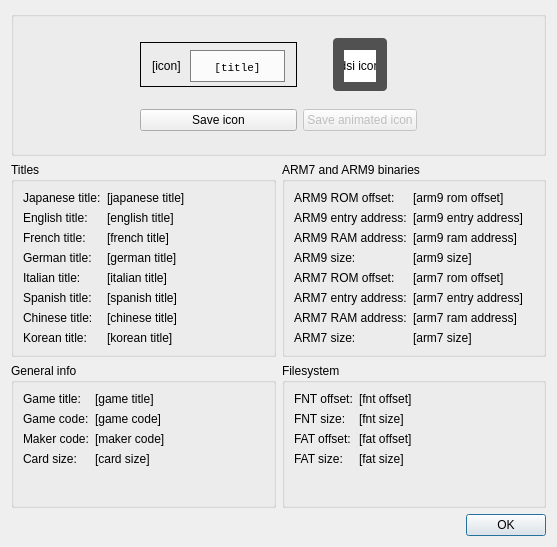
<?xml version="1.0" encoding="UTF-8"?>
<ui version="4.0">
 <class>ROMInfoDialog</class>
 <widget class="QDialog" name="ROMInfoDialog">
  <property name="geometry">
   <rect>
    <x>0</x>
    <y>0</y>
    <width>557</width>
    <height>547</height>
   </rect>
  </property>
  <property name="sizePolicy">
   <sizepolicy hsizetype="Fixed" vsizetype="Fixed">
    <horstretch>0</horstretch>
    <verstretch>0</verstretch>
   </sizepolicy>
  </property>
  <property name="windowTitle">
   <string>ROM info - melonDS</string>
  </property>
  <layout class="QGridLayout" name="gridLayout">
   <item row="2" column="0">
    <widget class="QGroupBox" name="titles">
     <property name="title">
      <string>Titles</string>
     </property>
     <layout class="QFormLayout" name="formLayout">
      <item row="0" column="0">
       <widget class="QLabel" name="label_2">
        <property name="font">
         <font>
          <underline>false</underline>
         </font>
        </property>
        <property name="text">
         <string>Japanese title:</string>
        </property>
       </widget>
      </item>
      <item row="0" column="1">
       <widget class="QLabel" name="japaneseTitle">
        <property name="text">
         <string>[japanese title]</string>
        </property>
       </widget>
      </item>
      <item row="1" column="0">
       <widget class="QLabel" name="label_3">
        <property name="font">
         <font>
          <underline>false</underline>
         </font>
        </property>
        <property name="text">
         <string>English title:</string>
        </property>
       </widget>
      </item>
      <item row="1" column="1">
       <widget class="QLabel" name="englishTitle">
        <property name="text">
         <string>[english title]</string>
        </property>
       </widget>
      </item>
      <item row="2" column="0">
       <widget class="QLabel" name="label_4">
        <property name="font">
         <font>
          <underline>false</underline>
         </font>
        </property>
        <property name="text">
         <string>French title:</string>
        </property>
       </widget>
      </item>
      <item row="2" column="1">
       <widget class="QLabel" name="frenchTitle">
        <property name="text">
         <string>[french title]</string>
        </property>
       </widget>
      </item>
      <item row="3" column="0">
       <widget class="QLabel" name="label_5">
        <property name="font">
         <font>
          <underline>false</underline>
         </font>
        </property>
        <property name="text">
         <string>German title:</string>
        </property>
       </widget>
      </item>
      <item row="3" column="1">
       <widget class="QLabel" name="germanTitle">
        <property name="text">
         <string>[german title]</string>
        </property>
       </widget>
      </item>
      <item row="4" column="0">
       <widget class="QLabel" name="label_6">
        <property name="font">
         <font>
          <underline>false</underline>
         </font>
        </property>
        <property name="text">
         <string>Italian title:</string>
        </property>
       </widget>
      </item>
      <item row="4" column="1">
       <widget class="QLabel" name="italianTitle">
        <property name="text">
         <string>[italian title]</string>
        </property>
       </widget>
      </item>
      <item row="5" column="0">
       <widget class="QLabel" name="label_7">
        <property name="font">
         <font>
          <underline>false</underline>
         </font>
        </property>
        <property name="text">
         <string>Spanish title:</string>
        </property>
       </widget>
      </item>
      <item row="5" column="1">
       <widget class="QLabel" name="spanishTitle">
        <property name="text">
         <string>[spanish title]</string>
        </property>
       </widget>
      </item>
      <item row="6" column="0">
       <widget class="QLabel" name="label_25">
        <property name="font">
         <font>
          <underline>false</underline>
         </font>
        </property>
        <property name="text">
         <string>Chinese title:</string>
        </property>
       </widget>
      </item>
      <item row="6" column="1">
       <widget class="QLabel" name="chineseTitle">
        <property name="text">
         <string>[chinese title]</string>
        </property>
       </widget>
      </item>
      <item row="7" column="0">
       <widget class="QLabel" name="label_23">
        <property name="font">
         <font>
          <underline>false</underline>
         </font>
        </property>
        <property name="text">
         <string>Korean title:</string>
        </property>
       </widget>
      </item>
      <item row="7" column="1">
       <widget class="QLabel" name="koreanTitle">
        <property name="text">
         <string>[korean title]</string>
        </property>
       </widget>
      </item>
     </layout>
    </widget>
   </item>
   <item row="2" column="1">
    <widget class="QGroupBox" name="arm9AndArm7Binaries">
     <property name="title">
      <string>ARM7 and ARM9 binaries</string>
     </property>
     <layout class="QFormLayout" name="formLayout_2">
      <item row="0" column="0">
       <widget class="QLabel" name="label_11">
        <property name="font">
         <font>
          <underline>false</underline>
         </font>
        </property>
        <property name="text">
         <string>ARM9 ROM offset: </string>
        </property>
       </widget>
      </item>
      <item row="0" column="1">
       <widget class="QLabel" name="arm9RomOffset">
        <property name="text">
         <string>[arm9 rom offset]</string>
        </property>
       </widget>
      </item>
      <item row="1" column="0">
       <widget class="QLabel" name="label_12">
        <property name="font">
         <font>
          <underline>false</underline>
         </font>
        </property>
        <property name="text">
         <string>ARM9 entry address:</string>
        </property>
       </widget>
      </item>
      <item row="1" column="1">
       <widget class="QLabel" name="arm9EntryAddress">
        <property name="text">
         <string>[arm9 entry address]</string>
        </property>
       </widget>
      </item>
      <item row="2" column="0">
       <widget class="QLabel" name="label_14">
        <property name="font">
         <font>
          <underline>false</underline>
         </font>
        </property>
        <property name="text">
         <string>ARM9 RAM address:</string>
        </property>
       </widget>
      </item>
      <item row="2" column="1">
       <widget class="QLabel" name="arm9RamAddress">
        <property name="text">
         <string>[arm9 ram address]</string>
        </property>
       </widget>
      </item>
      <item row="3" column="0">
       <widget class="QLabel" name="label_16">
        <property name="font">
         <font>
          <underline>false</underline>
         </font>
        </property>
        <property name="text">
         <string>ARM9 size:</string>
        </property>
       </widget>
      </item>
      <item row="3" column="1">
       <widget class="QLabel" name="arm9Size">
        <property name="text">
         <string>[arm9 size]</string>
        </property>
       </widget>
      </item>
      <item row="4" column="0">
       <widget class="QLabel" name="label_15">
        <property name="font">
         <font>
          <underline>false</underline>
         </font>
        </property>
        <property name="text">
         <string>ARM7 ROM offset: </string>
        </property>
       </widget>
      </item>
      <item row="4" column="1">
       <widget class="QLabel" name="arm7RomOffset">
        <property name="text">
         <string>[arm7 rom offset]</string>
        </property>
       </widget>
      </item>
      <item row="5" column="0">
       <widget class="QLabel" name="label_13">
        <property name="font">
         <font>
          <underline>false</underline>
         </font>
        </property>
        <property name="text">
         <string>ARM7 entry address:</string>
        </property>
       </widget>
      </item>
      <item row="5" column="1">
       <widget class="QLabel" name="arm7EntryAddress">
        <property name="text">
         <string>[arm7 entry address]</string>
        </property>
       </widget>
      </item>
      <item row="6" column="0">
       <widget class="QLabel" name="label_18">
        <property name="font">
         <font>
          <underline>false</underline>
         </font>
        </property>
        <property name="text">
         <string>ARM7 RAM address:</string>
        </property>
       </widget>
      </item>
      <item row="6" column="1">
       <widget class="QLabel" name="arm7RamAddress">
        <property name="text">
         <string>[arm7 ram address]</string>
        </property>
       </widget>
      </item>
      <item row="7" column="0">
       <widget class="QLabel" name="label_17">
        <property name="font">
         <font>
          <underline>false</underline>
         </font>
        </property>
        <property name="text">
         <string>ARM7 size:</string>
        </property>
       </widget>
      </item>
      <item row="7" column="1">
       <widget class="QLabel" name="arm7Size">
        <property name="text">
         <string>[arm7 size]</string>
        </property>
       </widget>
      </item>
     </layout>
    </widget>
   </item>
   <item row="3" column="1">
    <widget class="QGroupBox" name="filesystem">
     <property name="title">
      <string>Filesystem</string>
     </property>
     <layout class="QFormLayout" name="formLayout_4">
      <item row="0" column="0">
       <widget class="QLabel" name="label_19">
        <property name="font">
         <font>
          <underline>false</underline>
         </font>
        </property>
        <property name="text">
         <string>FNT offset:</string>
        </property>
       </widget>
      </item>
      <item row="0" column="1">
       <widget class="QLabel" name="fntOffset">
        <property name="text">
         <string>[fnt offset]</string>
        </property>
       </widget>
      </item>
      <item row="1" column="0">
       <widget class="QLabel" name="label_20">
        <property name="font">
         <font>
          <underline>false</underline>
         </font>
        </property>
        <property name="text">
         <string>FNT size:</string>
        </property>
       </widget>
      </item>
      <item row="1" column="1">
       <widget class="QLabel" name="fntSize">
        <property name="text">
         <string>[fnt size]</string>
        </property>
       </widget>
      </item>
      <item row="2" column="0">
       <widget class="QLabel" name="label_21">
        <property name="font">
         <font>
          <underline>false</underline>
         </font>
        </property>
        <property name="text">
         <string>FAT offset:</string>
        </property>
       </widget>
      </item>
      <item row="2" column="1">
       <widget class="QLabel" name="fatOffset">
        <property name="text">
         <string>[fat offset]</string>
        </property>
       </widget>
      </item>
      <item row="3" column="0">
       <widget class="QLabel" name="label_22">
        <property name="font">
         <font>
          <underline>false</underline>
         </font>
        </property>
        <property name="text">
         <string>FAT size:</string>
        </property>
       </widget>
      </item>
      <item row="3" column="1">
       <widget class="QLabel" name="fatSize">
        <property name="text">
         <string>[fat size]</string>
        </property>
       </widget>
      </item>
     </layout>
    </widget>
   </item>
   <item row="3" column="0">
    <widget class="QGroupBox" name="generalInfo">
     <property name="title">
      <string>General info</string>
     </property>
     <layout class="QFormLayout" name="formLayout_3">
      <item row="0" column="0">
       <widget class="QLabel" name="label">
        <property name="font">
         <font>
          <underline>false</underline>
         </font>
        </property>
        <property name="text">
         <string>Game title:</string>
        </property>
       </widget>
      </item>
      <item row="0" column="1">
       <widget class="QLabel" name="gameTitle">
        <property name="text">
         <string>[game title]</string>
        </property>
       </widget>
      </item>
      <item row="1" column="0">
       <widget class="QLabel" name="label_8">
        <property name="font">
         <font>
          <underline>false</underline>
         </font>
        </property>
        <property name="text">
         <string>Game code:</string>
        </property>
       </widget>
      </item>
      <item row="1" column="1">
       <widget class="QLabel" name="gameCode">
        <property name="text">
         <string>[game code]</string>
        </property>
       </widget>
      </item>
      <item row="2" column="0">
       <widget class="QLabel" name="label_9">
        <property name="font">
         <font>
          <underline>false</underline>
         </font>
        </property>
        <property name="text">
         <string>Maker code:</string>
        </property>
       </widget>
      </item>
      <item row="2" column="1">
       <widget class="QLabel" name="makerCode">
        <property name="text">
         <string>[maker code]</string>
        </property>
       </widget>
      </item>
      <item row="3" column="0">
       <widget class="QLabel" name="label_10">
        <property name="font">
         <font>
          <underline>false</underline>
         </font>
        </property>
        <property name="text">
         <string>Card size:</string>
        </property>
       </widget>
      </item>
      <item row="3" column="1">
       <widget class="QLabel" name="cardSize">
        <property name="text">
         <string>[card size]</string>
        </property>
       </widget>
      </item>
     </layout>
    </widget>
   </item>
   <item row="4" column="0" colspan="2">
    <widget class="QDialogButtonBox" name="buttonBox">
     <property name="orientation">
      <enum>Qt::Horizontal</enum>
     </property>
     <property name="standardButtons">
      <set>QDialogButtonBox::Ok</set>
     </property>
    </widget>
   </item>
   <item row="0" column="0" colspan="2">
    <widget class="QGroupBox" name="groupBox_2">
     <layout class="QGridLayout" name="gridLayout_9">
      <item row="1" column="1">
       <widget class="QPushButton" name="saveIconButton">
        <property name="text">
         <string>Save icon</string>
        </property>
       </widget>
      </item>
      <item row="0" column="1">
       <widget class="QGroupBox" name="iconBox">
        <property name="sizePolicy">
         <sizepolicy hsizetype="Preferred" vsizetype="Fixed">
          <horstretch>0</horstretch>
          <verstretch>0</verstretch>
         </sizepolicy>
        </property>
        <property name="styleSheet">
         <string notr="true">#iconBox {
    border: 1px solid black;
    background-color:  qlineargradient(x1: 0, y1: 0, x2: 0, y2: 1, 
    stop: 0 white,  
    stop: 1 lightgrey);
}

#titleBox {
    border: 0.5px solid grey;
    background-color: #fbfbfb;
}

#iconTitle {
    color: black;
}
</string>
        </property>
        <property name="title">
         <string/>
        </property>
        <property name="alignment">
         <set>Qt::AlignCenter</set>
        </property>
        <property name="flat">
         <bool>false</bool>
        </property>
        <property name="checkable">
         <bool>false</bool>
        </property>
        <layout class="QGridLayout" name="gridLayout_2">
         <property name="topMargin">
          <number>2</number>
         </property>
         <property name="bottomMargin">
          <number>2</number>
         </property>
         <item row="0" column="1">
          <widget class="QLabel" name="iconImage">
           <property name="sizePolicy">
            <sizepolicy hsizetype="Preferred" vsizetype="Preferred">
             <horstretch>0</horstretch>
             <verstretch>0</verstretch>
            </sizepolicy>
           </property>
           <property name="minimumSize">
            <size>
             <width>32</width>
             <height>32</height>
            </size>
           </property>
           <property name="maximumSize">
            <size>
             <width>32</width>
             <height>32</height>
            </size>
           </property>
           <property name="text">
            <string>[icon]</string>
           </property>
          </widget>
         </item>
         <item row="0" column="2">
          <widget class="QGroupBox" name="titleBox">
           <property name="sizePolicy">
            <sizepolicy hsizetype="Expanding" vsizetype="Expanding">
             <horstretch>0</horstretch>
             <verstretch>0</verstretch>
            </sizepolicy>
           </property>
           <property name="title">
            <string/>
           </property>
           <layout class="QGridLayout" name="gridLayout_4">
            <property name="leftMargin">
             <number>1</number>
            </property>
            <property name="topMargin">
             <number>1</number>
            </property>
            <property name="rightMargin">
             <number>1</number>
            </property>
            <property name="bottomMargin">
             <number>1</number>
            </property>
            <item row="0" column="1">
             <widget class="QLabel" name="iconTitle">
              <property name="sizePolicy">
               <sizepolicy hsizetype="MinimumExpanding" vsizetype="MinimumExpanding">
                <horstretch>0</horstretch>
                <verstretch>0</verstretch>
               </sizepolicy>
              </property>
              <property name="font">
               <font>
                <family>Courier New</family>
                <pointsize>8</pointsize>
                <weight>50</weight>
                <italic>false</italic>
                <bold>false</bold>
               </font>
              </property>
              <property name="text">
               <string>[title]</string>
              </property>
              <property name="alignment">
               <set>Qt::AlignCenter</set>
              </property>
             </widget>
            </item>
            <item row="0" column="2">
             <spacer name="horizontalSpacer_2">
              <property name="orientation">
               <enum>Qt::Horizontal</enum>
              </property>
              <property name="sizeHint" stdset="0">
               <size>
                <width>20</width>
                <height>20</height>
               </size>
              </property>
             </spacer>
            </item>
            <item row="0" column="0">
             <spacer name="horizontalSpacer_4">
              <property name="orientation">
               <enum>Qt::Horizontal</enum>
              </property>
              <property name="sizeHint" stdset="0">
               <size>
                <width>20</width>
                <height>20</height>
               </size>
              </property>
             </spacer>
            </item>
           </layout>
          </widget>
         </item>
        </layout>
       </widget>
      </item>
      <item row="0" column="2" alignment="Qt::AlignHCenter">
       <widget class="QGroupBox" name="dsiIconBox">
        <property name="sizePolicy">
         <sizepolicy hsizetype="Fixed" vsizetype="Fixed">
          <horstretch>0</horstretch>
          <verstretch>0</verstretch>
         </sizepolicy>
        </property>
        <property name="styleSheet">
         <string notr="true">#dsiIconBox {
    border-radius: 4px;
    background-color: #515151;
}

#dsiIconImage {
    background-color: white;
}</string>
        </property>
        <property name="title">
         <string/>
        </property>
        <property name="alignment">
         <set>Qt::AlignCenter</set>
        </property>
        <property name="flat">
         <bool>false</bool>
        </property>
        <property name="checkable">
         <bool>false</bool>
        </property>
        <layout class="QGridLayout" name="gridLayout_10">
         <property name="leftMargin">
          <number>8</number>
         </property>
         <property name="topMargin">
          <number>6</number>
         </property>
         <property name="rightMargin">
          <number>8</number>
         </property>
         <property name="bottomMargin">
          <number>6</number>
         </property>
         <item row="0" column="0">
          <widget class="QLabel" name="dsiIconImage">
           <property name="sizePolicy">
            <sizepolicy hsizetype="Minimum" vsizetype="Minimum">
             <horstretch>0</horstretch>
             <verstretch>0</verstretch>
            </sizepolicy>
           </property>
           <property name="minimumSize">
            <size>
             <width>32</width>
             <height>32</height>
            </size>
           </property>
           <property name="maximumSize">
            <size>
             <width>32</width>
             <height>32</height>
            </size>
           </property>
           <property name="text">
            <string>[dsi icon]</string>
           </property>
           <property name="alignment">
            <set>Qt::AlignCenter</set>
           </property>
          </widget>
         </item>
        </layout>
       </widget>
      </item>
      <item row="1" column="2">
       <widget class="QPushButton" name="saveAnimatedIconButton">
        <property name="enabled">
         <bool>false</bool>
        </property>
        <property name="text">
         <string>Save animated icon</string>
        </property>
       </widget>
      </item>
      <item row="0" column="3" rowspan="2">
       <spacer name="horizontalSpacer_3">
        <property name="orientation">
         <enum>Qt::Horizontal</enum>
        </property>
        <property name="sizeHint" stdset="0">
         <size>
          <width>0</width>
          <height>0</height>
         </size>
        </property>
       </spacer>
      </item>
      <item row="0" column="0" rowspan="2">
       <spacer name="horizontalSpacer">
        <property name="orientation">
         <enum>Qt::Horizontal</enum>
        </property>
        <property name="sizeHint" stdset="0">
         <size>
          <width>0</width>
          <height>0</height>
         </size>
        </property>
       </spacer>
      </item>
     </layout>
    </widget>
   </item>
  </layout>
 </widget>
 <resources/>
 <connections>
  <connection>
   <sender>buttonBox</sender>
   <signal>accepted()</signal>
   <receiver>ROMInfoDialog</receiver>
   <slot>accept()</slot>
   <hints>
    <hint type="sourcelabel">
     <x>248</x>
     <y>254</y>
    </hint>
    <hint type="destinationlabel">
     <x>157</x>
     <y>274</y>
    </hint>
   </hints>
  </connection>
  <connection>
   <sender>buttonBox</sender>
   <signal>rejected()</signal>
   <receiver>ROMInfoDialog</receiver>
   <slot>reject()</slot>
   <hints>
    <hint type="sourcelabel">
     <x>316</x>
     <y>260</y>
    </hint>
    <hint type="destinationlabel">
     <x>286</x>
     <y>274</y>
    </hint>
   </hints>
  </connection>
 </connections>
</ui>
